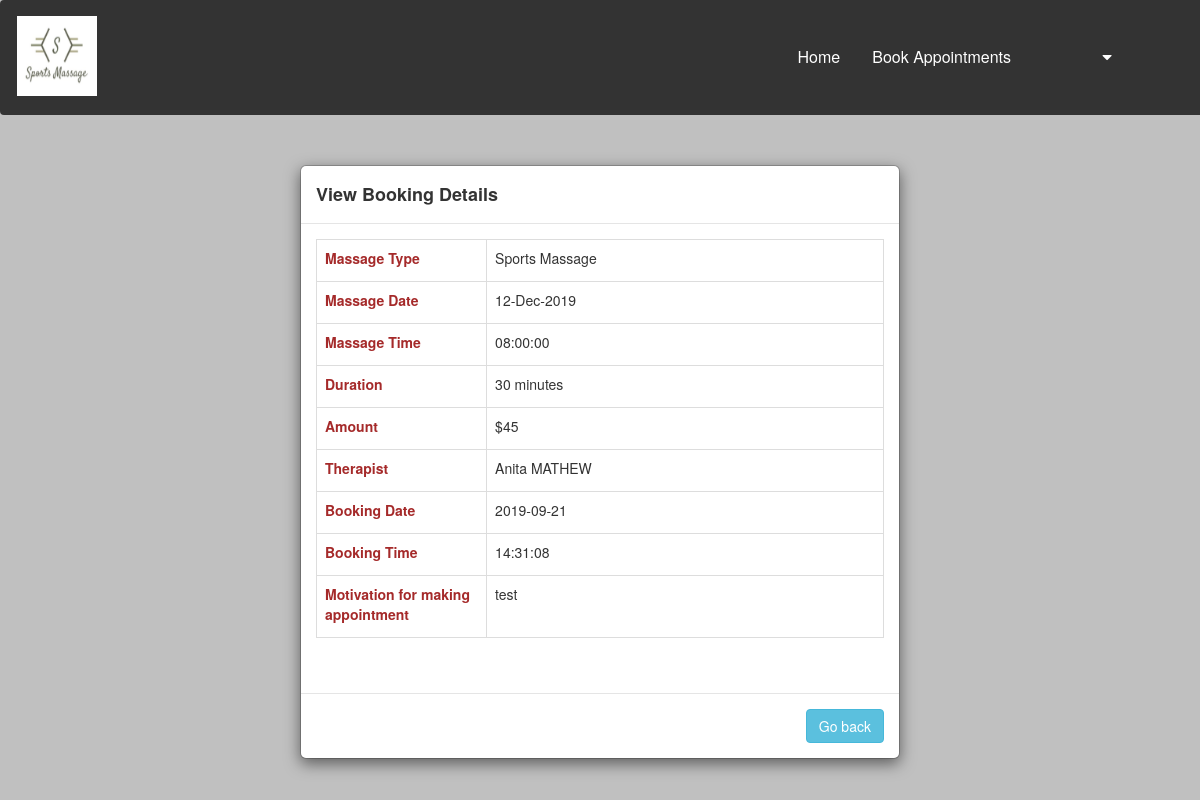
Page /View.php?id=20 on the earlier database version.
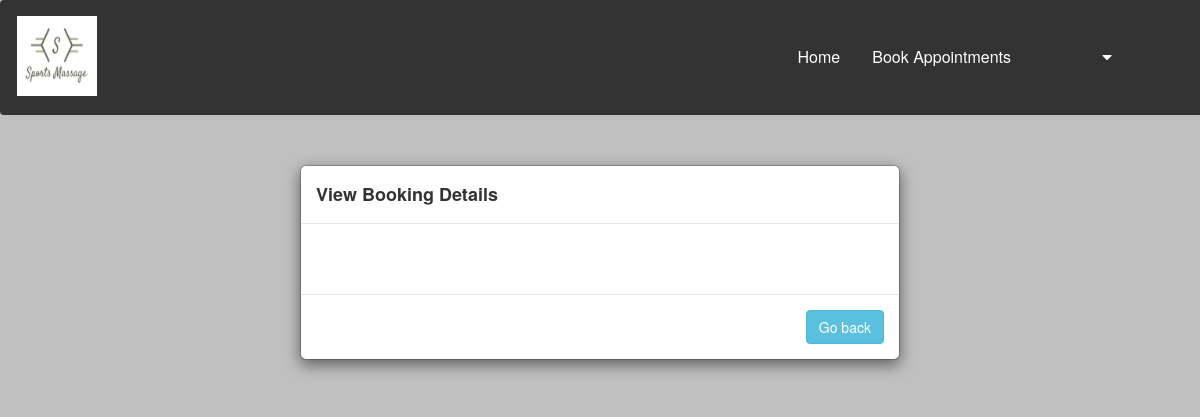
Same page on the later database version.
### tables this page shows
CREATE TABLE `bookings` (
  `BookingId` int(11) NOT NULL,
  `Email` varchar(50) DEFAULT NULL,
  `MassageType` varchar(50) DEFAULT NULL,
  `Duration` int(11) DEFAULT NULL,
  `Amount` double DEFAULT NULL,
  `BookingDate` date DEFAULT NULL,
  `BookingTime` time DEFAULT NULL,
  `MessageForTherapist` varchar(100) DEFAULT NULL,
  `ServiceId` int(11) NOT NULL,
  `EmployeeId` int(11) NOT NULL,
  `BookedDate` date NOT NULL,
  `Bookedtime` time NOT NULL,
  `BookingStatus` varchar(20) NOT NULL
);

CREATE TABLE `employeedetails` (
  `EmployeeId` int(11) NOT NULL,
  `Email` varchar(50) DEFAULT NULL,
  `FirstName` varchar(50) DEFAULT NULL,
  `LastName` varchar(50) DEFAULT NULL,
  `DOB` date NOT NULL,
  `Mobile` bigint(20) DEFAULT NULL,
  `IsAdmin` int(11) NOT NULL,
  `Password` varchar(50) DEFAULT NULL
);

### View.php (the view, shortened to what this page needs)
<?php
 require("usertab.php");
 require 'dbconnect.php';
     $output='';
     $bookingid=$_GET["id"];
     $query = "SELECT B.MassageType,B.Duration,B.Amount,B.BookingDate,B.BookingTime,B.BookedDate,B.MessageForTherapist,
     B.BookedTime,B.BookingStatus,E.FirstName,E.LastName FROM Bookings B JOIN EmployeeDetails E ON B.EmployeeId=E.EmployeeId WHERE  BookingId =$bookingid";
     $result = mysqli_query($mysqli, $query);
 ?>
 <html>
     <head>
     <link rel="stylesheet" href="https://maxcdn.bootstrapcdn.com/bootstrap/3.4.0/css/bootstrap.min.css">
    </head>
    <body style="background-color:silver;">
    <div id="add_data_Modal" class="container">
      <div class="modal-dialog">
           <div class="modal-content">
                <div class="modal-header">
                     <h4 class="modal-title"><b>View Booking Details</b></h4>
                </div>
                <div class="modal-body">
             <?php
              $output .= '
              <div class="table-responsive">
                   <table class="table table-bordered">';
              while($row = mysqli_fetch_array($result))
              {
                   $output .= '
                <tr>
                     <td width="30%"><label>Massage Type</label></td>
                     <td width="70%">'.$row["MassageType"].'</td>
                </tr>
                <tr>
                     <td width="30%"><label>Massage Date</label></td>
                     <td width="70%">'.date('d-M-Y',strtotime($row['BookedDate'])).'</td>
                </tr>
                <tr>
                     <td width="30%"><label>Massage Time</label></td>
                     <td width="70%">'.$row["BookedTime"].'</td>
                </tr>
                <tr>
                     <td width="30%"><label>Duration</label></td>
                     <td width="70%">'.$row["Duration"].' minutes</td>
                </tr>
                <tr>
                     <td width="30%"><label>Amount</label></td>
                     <td width="70%">$'.$row["Amount"].'</td>
                </tr>
                <tr>
                     <td width="30%"><label>Therapist</label></td>
                     <td width="70%">'.$row["FirstName"].' '.$row["LastName"].'</td>
                </tr>
                <tr>
                     <td width="30%"><label>Booking Date</label></td>
                     <td width="70%">'.$row["BookingDate"].'</td>
                </tr>
                <tr>
                     <td width="30%"><label>Booking Time</label></td>
                     <td width="70%">'.$row["BookingTime"].'</td>
                </tr>
                <tr>
                     <td width="30%"><label>Motivation for making appointment</label></td>
                     <td width="70%">'.$row["MessageForTherapist"].'</td>
                </tr>
               ';
      }
      $output .= "</table></div>";
      echo $output;
                ?>
                </div>
                 <div class="modal-footer">
                 <a href="UserHome.php" class="btn btn-info">Go back</a>
                </div>
           </div>
      </div>
 </div>
    </body>

Differences in the rows shown:
no longer on this page (row edited): bookings: MassageType "Sports Massage", BookedDate "12-Dec-2019", Bookedtime "08:00:00", Duration "30", Amount "45", EmployeeId.FirstName "Anita", EmployeeId.LastName "MATHEW", BookingDate "2019-09-21", BookingTime "14:31:08", MessageForTherapist "test"
